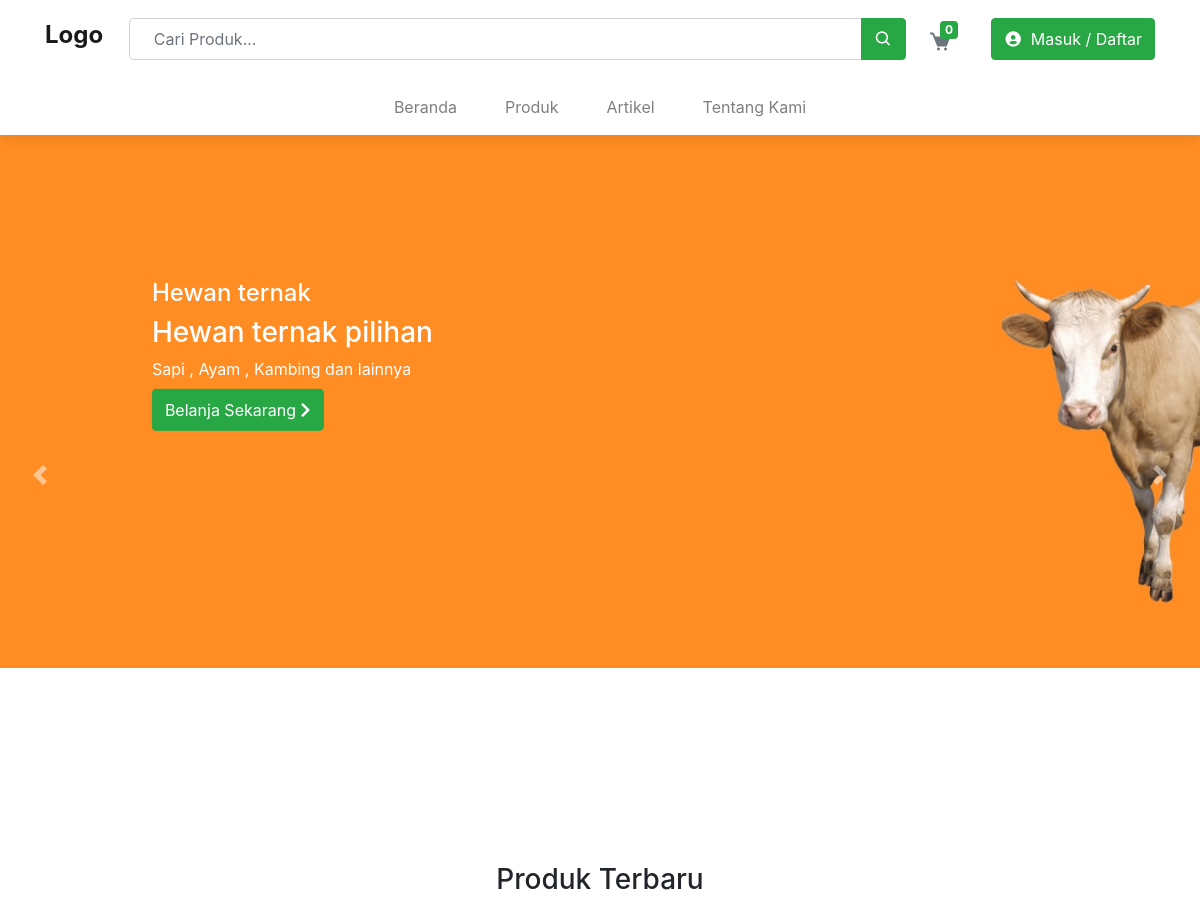
The app's page /pages/produk/index.php (upper part), older data.
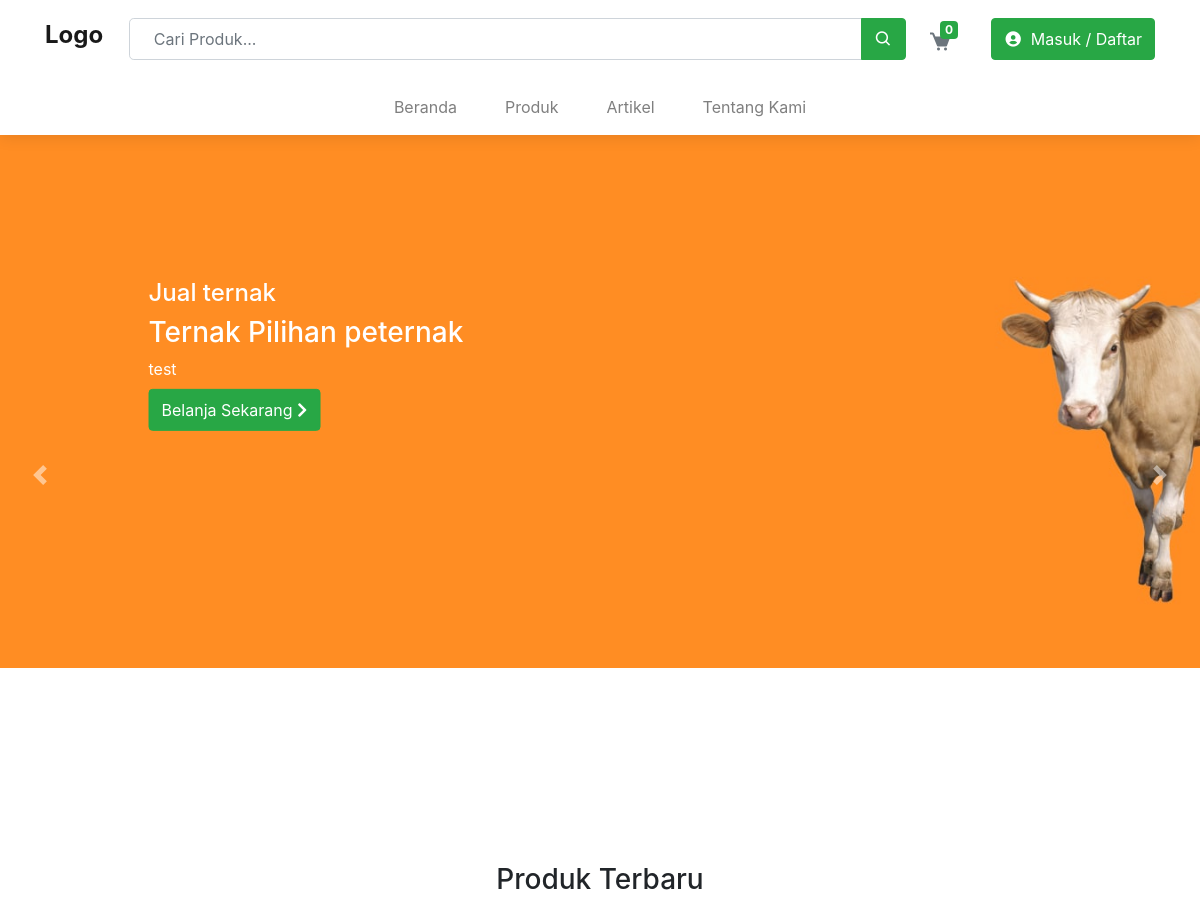
The same page, newer data.
### tables this page shows
CREATE TABLE `tb_carousel` (
  `id_carousel` int(4) NOT NULL,
  `img_carousel` text NOT NULL,
  `judul` text NOT NULL,
  `sub_judul` text NOT NULL,
  `deskripsi` text NOT NULL,
  `url` text NOT NULL
);

### partials/carousel.php (the view, shortened to what this page needs)
<?php
  $dataSlide = explode(',', $dataCarousel['img_carousel']);
  $dataSlideJudul = explode('|', $dataCarousel['judul']);
  $dataSlideSubJudul = explode('|', $dataCarousel['sub_judul']);
  $dataSlideDeskripsi = explode('|', $dataCarousel['deskripsi']);
  $dataSlideLink = explode('|', $dataCarousel['url']);
?>
    <div id="carouselExampleFade" class="carousel slide carousel-fade" data-ride="carousel">
      <div class="carousel-inner position-relative overflow-hidden" style="height: 85vh;">
        <div class="carousel-item active">
          <div class="desc position-absolute text-white">
            <div class="h4">
              <?=$dataSlideJudul[0]?>
            </div>
            <div class="h3">
              <?=$dataSlideSubJudul[0]?>
            </div>
            <div class="p">
              <?=$dataSlideDeskripsi[0]?>
            </div>
            <a href="<?=$dataSlideLink[0]?>" class="btn btn-success my-2">
              Belanja Sekarang <i class="fas fa-chevron-right"></i>
            </a>
          </div>
          <img src="<?=$_ENV['base_url']?>assets/image/slider/<?=$dataSlide[0]?>" class="d-block w-100">
        </div>
      </div>
      <a class="carousel-control-prev" href="#carouselExampleFade" role="button" data-slide="prev">
        <span class="carousel-control-prev-icon" aria-hidden="true"></span>
      </a>
      <a class="carousel-control-next" href="#carouselExampleFade" role="button" data-slide="next">
        <span class="carousel-control-next-icon" aria-hidden="true"></span>
      </a>
    </div>

Row changes from the older to the newer data that the page shows:
changed tb_carousel: judul "Hewan ternak" → "Jual ternak"; sub_judul "Hewan ternak pilihan" → "Ternak Pilihan peternak"; deskripsi "Sapi , Ayam , Kambing dan lainnya" → "test"
